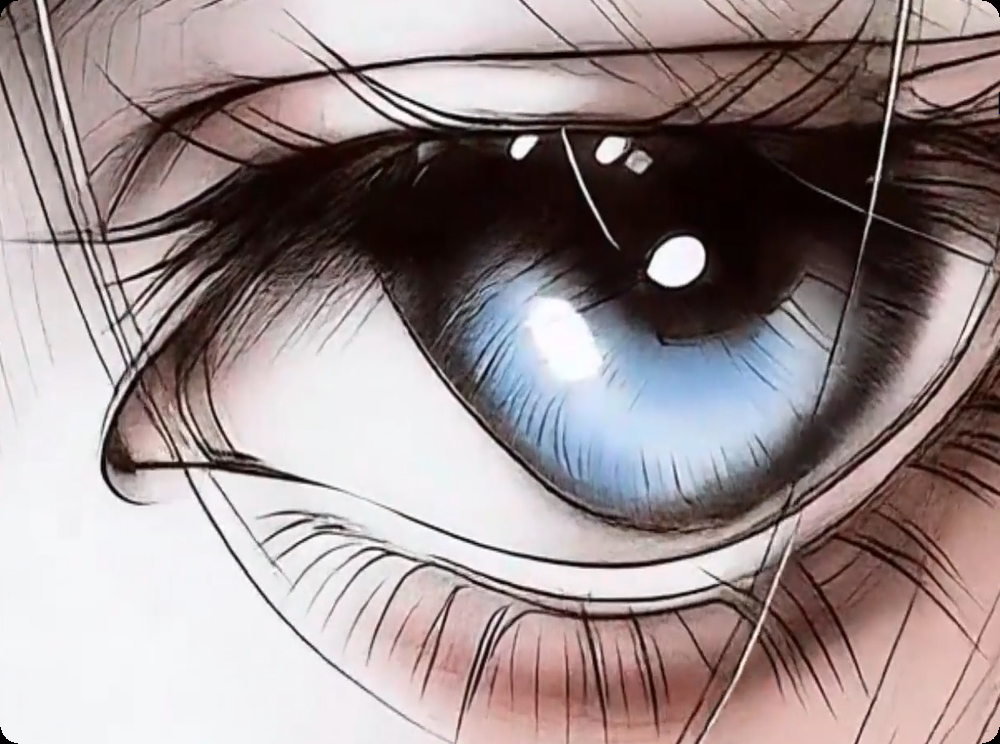
#> input picture 001.bmp, 1000 x 744 px, found by its file name
$ python '例6.4.py'
#> lines starting #> are read from the running program, lines starting #| are printed output that depends on the picture; after the words box and inside, x2 and y2 are one past the last pixel; in counts of white or black regions, pixels touching at a corner belong together
import cv2

img = cv2.imread("001.bmp", 0)
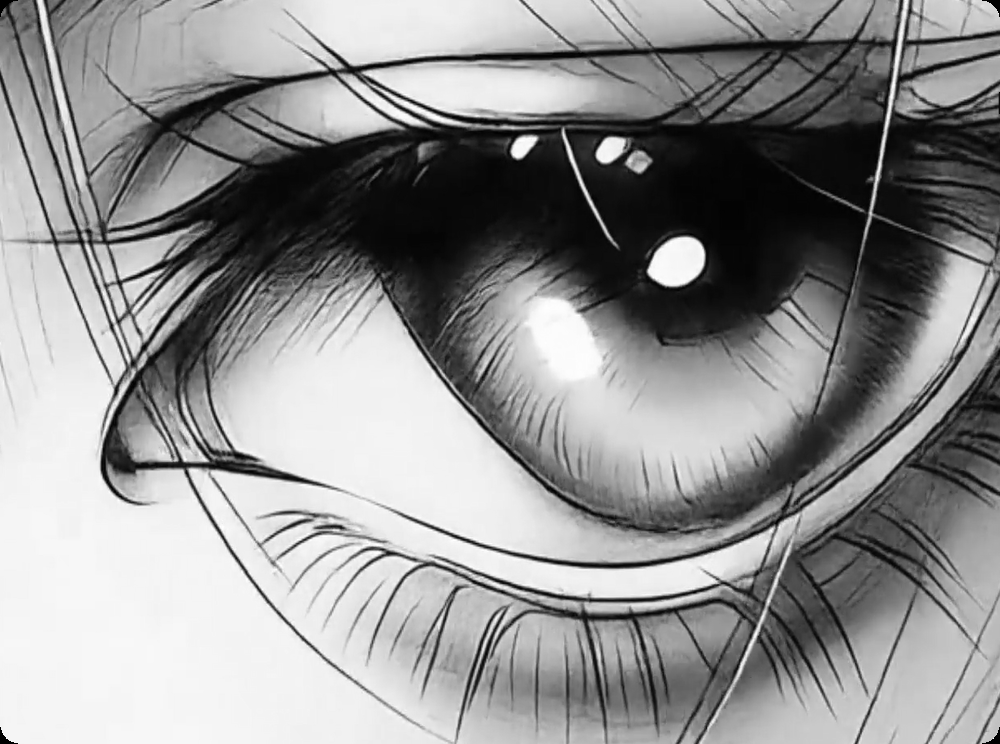
#> img: shape (744, 1000); min 0, max 255, mean 145.5
if img is None:
    raise FileNotFoundError("没有找到图片：001.bmp")

t, rst = cv2.threshold(img, 127, 255, cv2.THRESH_BINARY_INV)
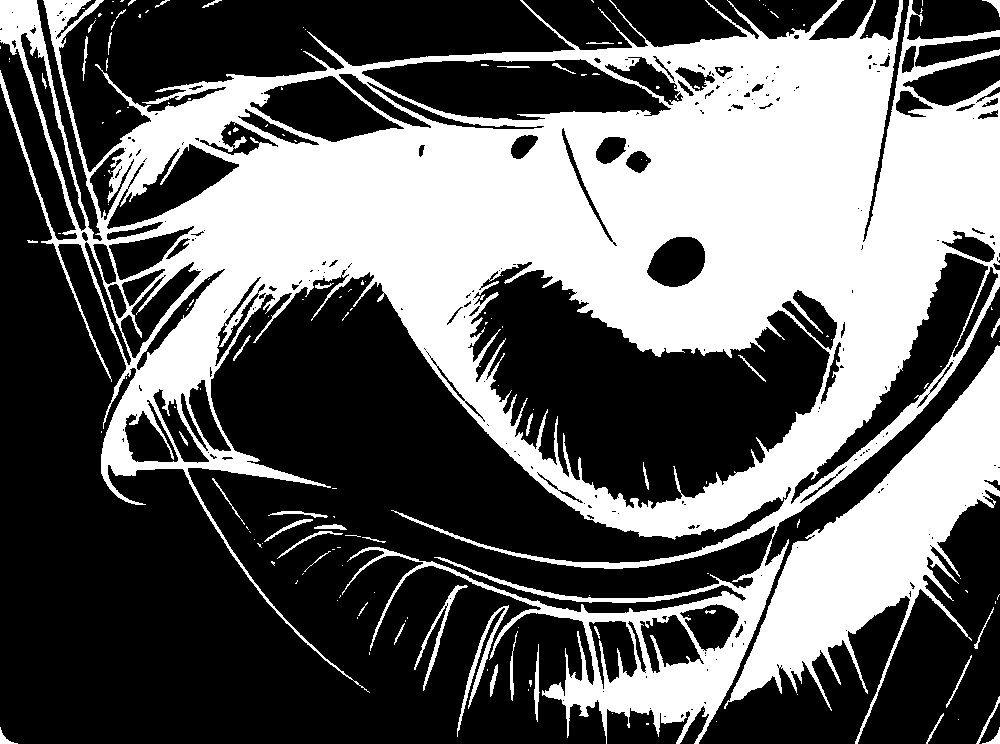
#> rst: shape (744, 1000); 39% white; 170 white regions (126 under 20 px), largest, box (x1, y1, x2, y2) and area: (0, 0, 1000, 744) 252584, (724, 345, 1000, 744) 32699, (457, 605, 509, 737) 915

print("t=", t)
cv2.imshow("img", img)
cv2.imshow("rst", rst)
cv2.waitKey()
cv2.destroyAllWindows()

$ run again, with 002.png saved as 001.bmp
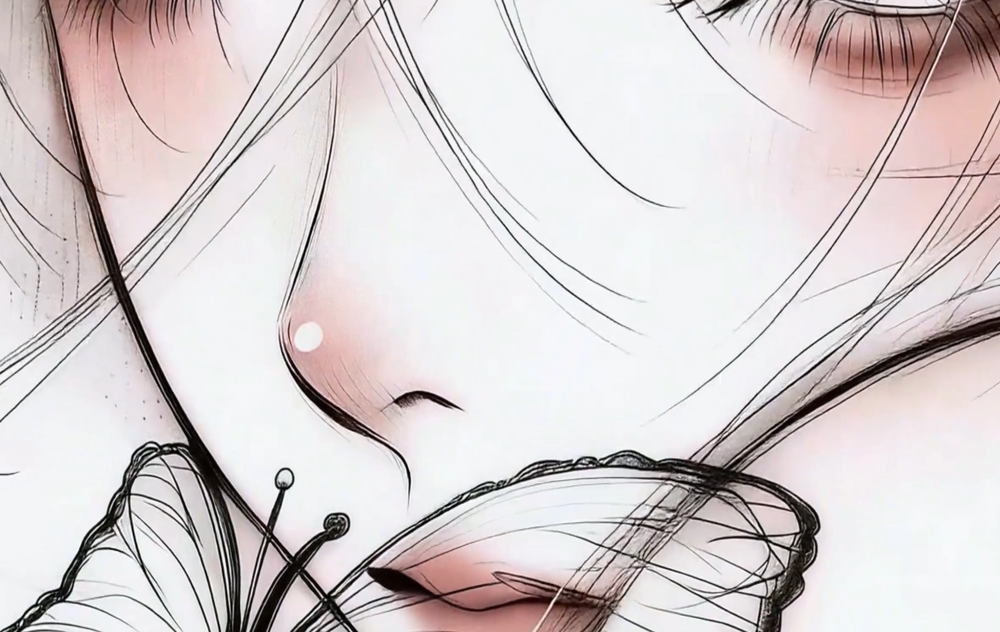
#> input picture 002.png, 1000 x 632 px, shrunk from 1918 x 1212 before the run, found by its file name
#> `img = cv2.imread("001.bmp", 0)`:
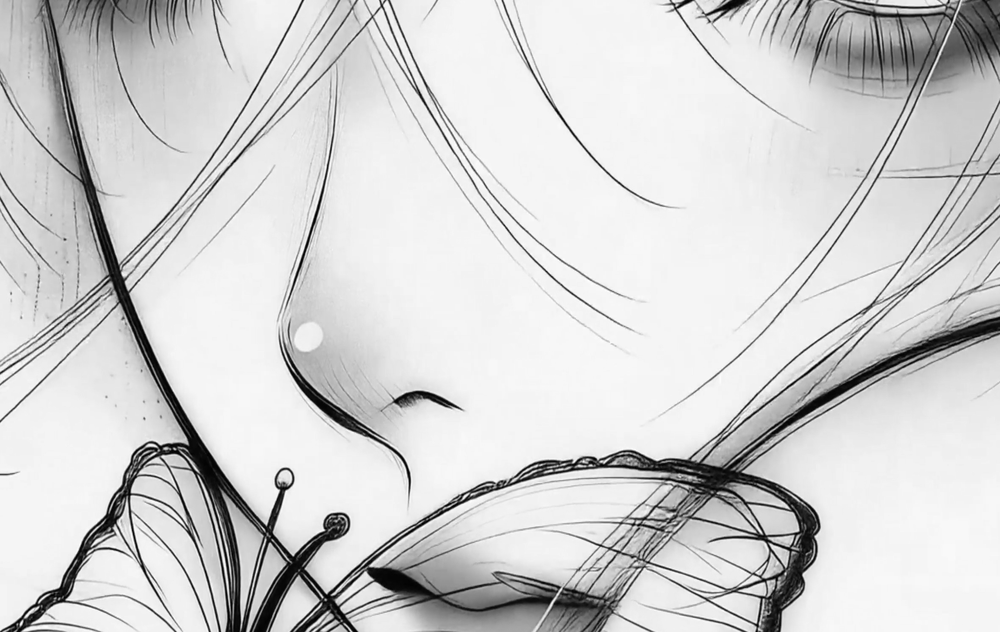
#> img: shape (632, 1000); min 0, max 255, mean 210
#> `t, rst = cv2.threshold(img, 127, 255, cv2.THRESH_BINARY_INV)`:
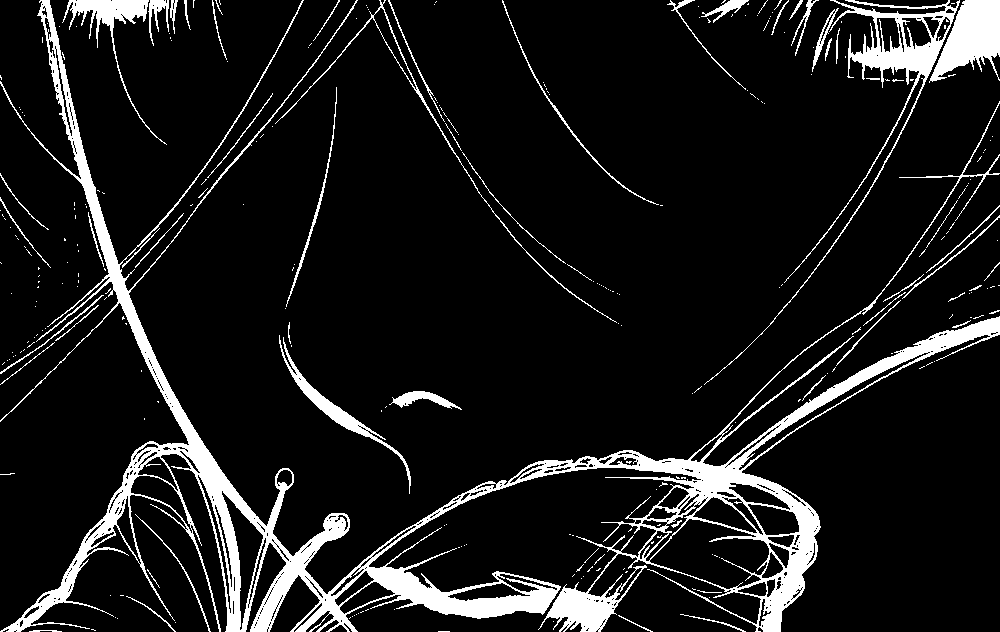
#> rst: shape (632, 1000); 10.1% white; 290 white regions (233 under 20 px), largest, box (x1, y1, x2, y2) and area: (0, 0, 1000, 632) 44742, (704, 0, 960, 385) 4535, (929, 0, 1000, 83) 3355

$ run again, with 003.png saved as 001.bmp
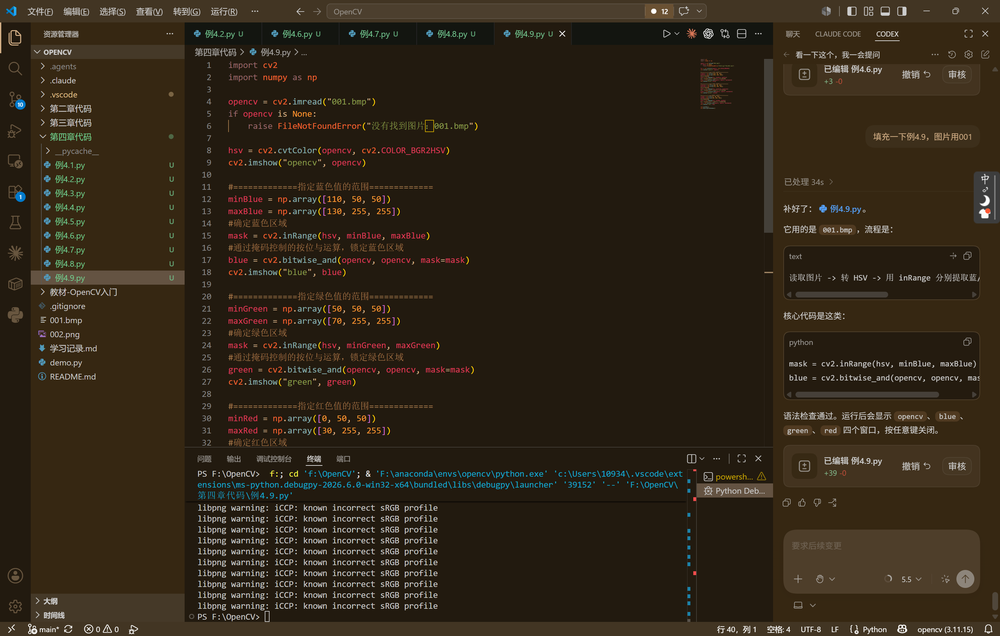
#> input picture 003.png, 1000 x 636 px, shrunk from 3120 x 1984 before the run, found by its file name
#> `img = cv2.imread("001.bmp", 0)`:
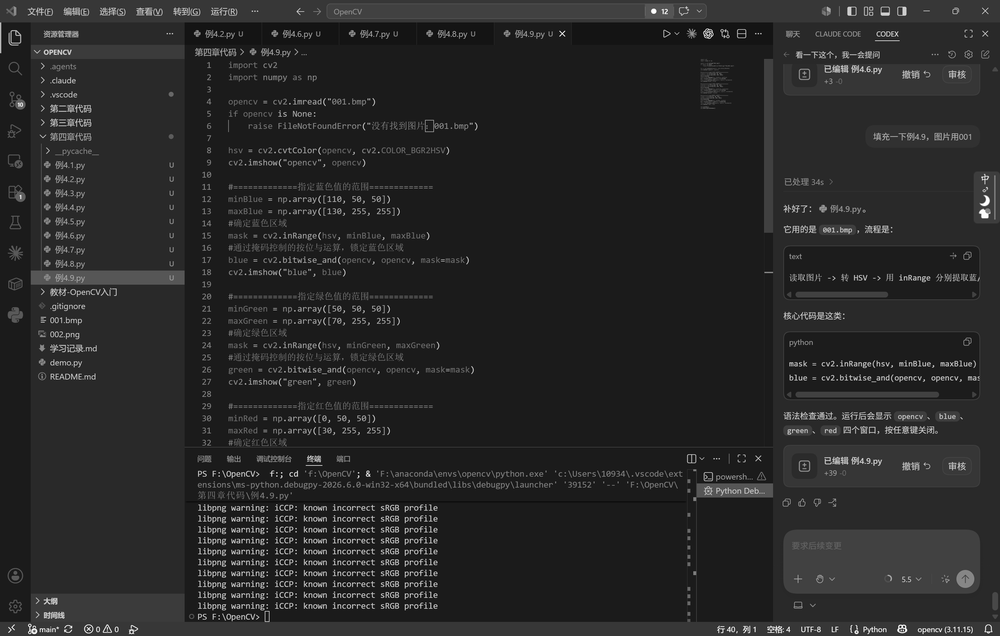
#> img: shape (636, 1000); min 0, max 255, mean 39.8
#> `t, rst = cv2.threshold(img, 127, 255, cv2.THRESH_BINARY_INV)`:
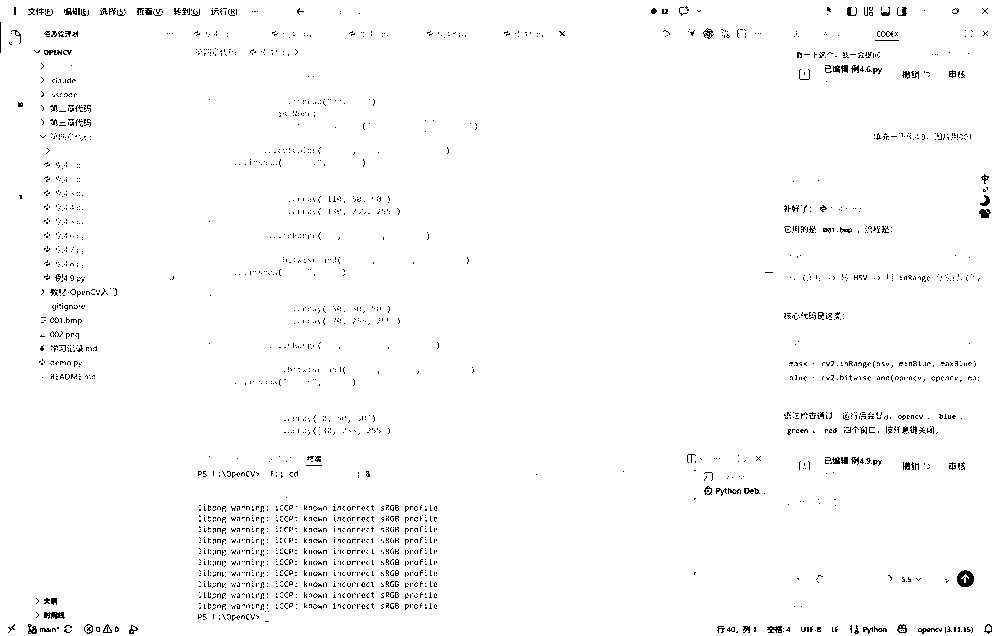
#> rst: shape (636, 1000); 98.2% white; black in thin lines or dots
